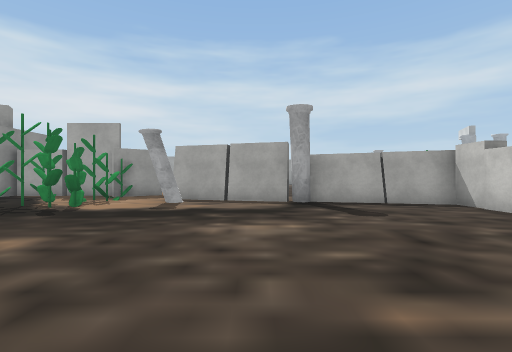
view 1 (above)

24 first-person views from a walk through a Unity game level. The camera is 1.3 m above the floor, looks level and sees 85° across. The floor is counted in squares, 2 m on a side. Each view is taken from the middle of a square. On the plan, view 1 faces up. The plan holds only what a view shows up to about 9 squares ahead; the rest is blank. The place goes on beyond the plan. The player is left out. Some surface patterns are stand-ins.

view 2
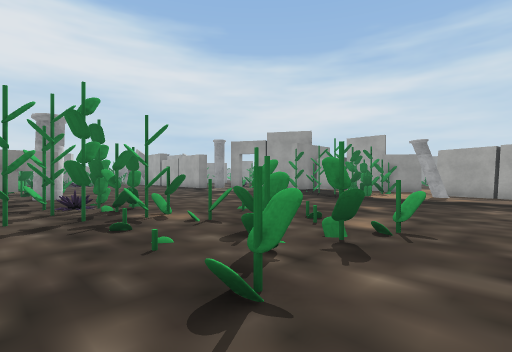

view 3
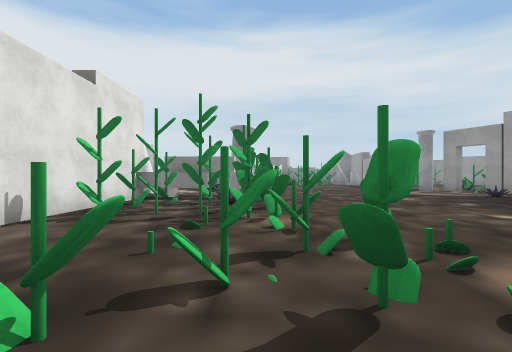

view 4
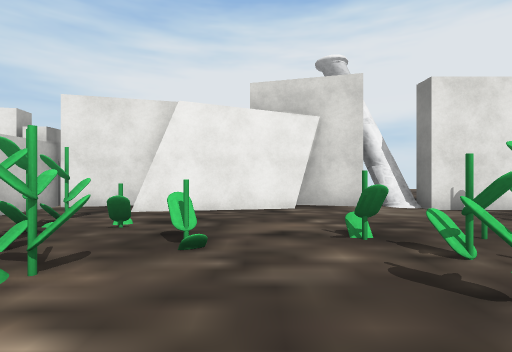

view 5
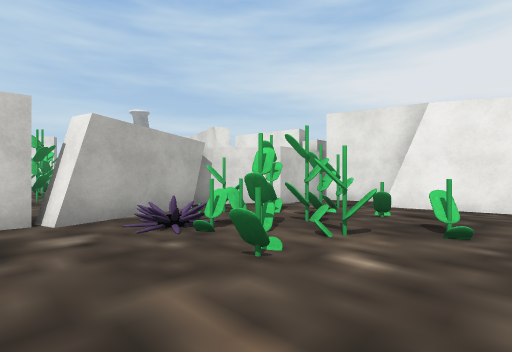

view 6
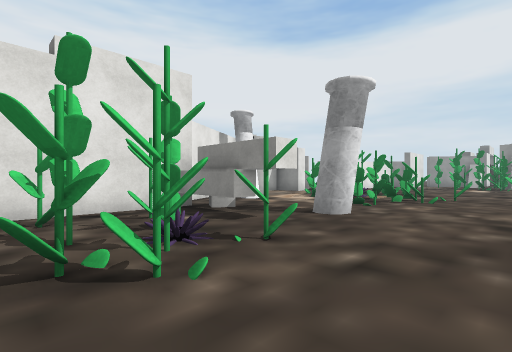

view 7
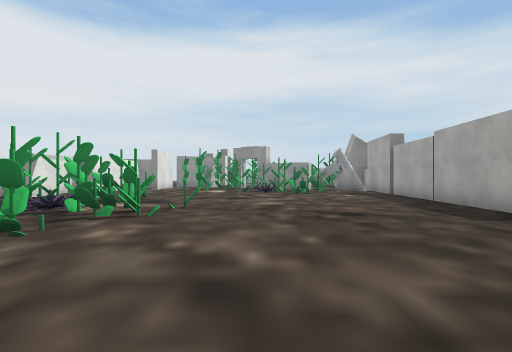

view 8
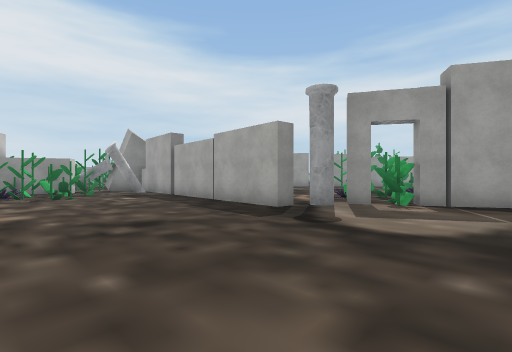

view 9
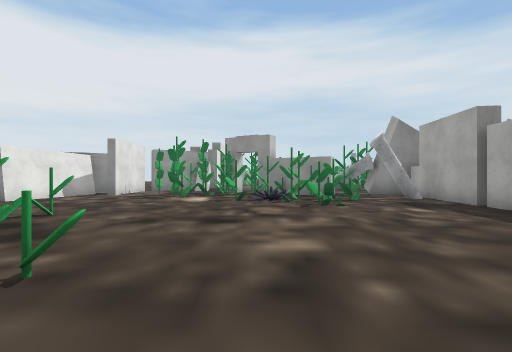

view 10
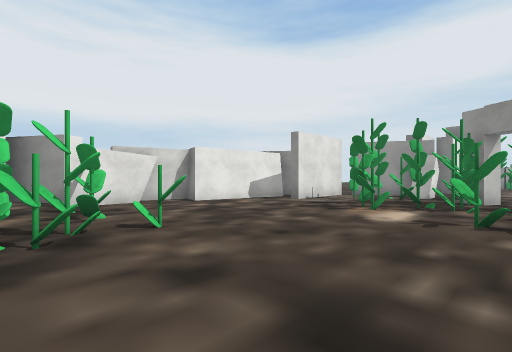

view 11
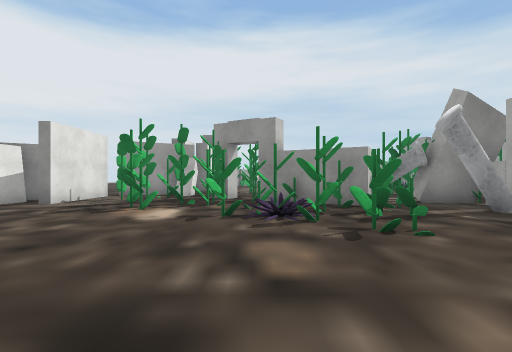

view 12
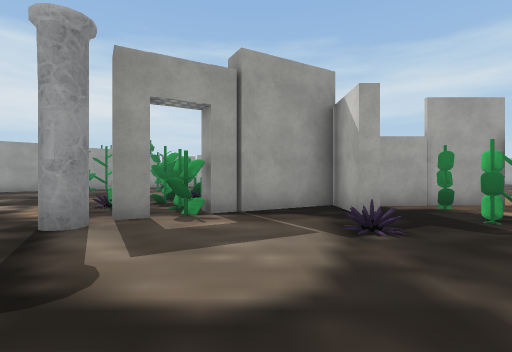

view 13
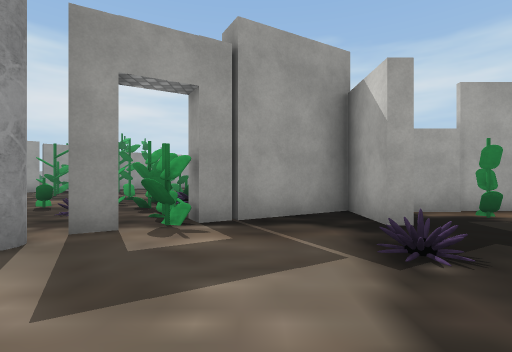

view 14
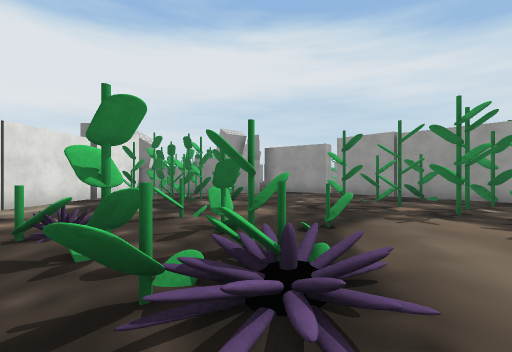

view 15
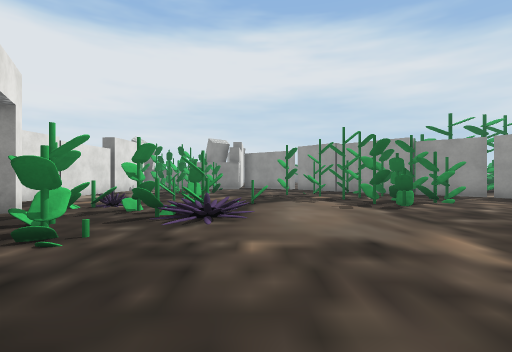

view 16
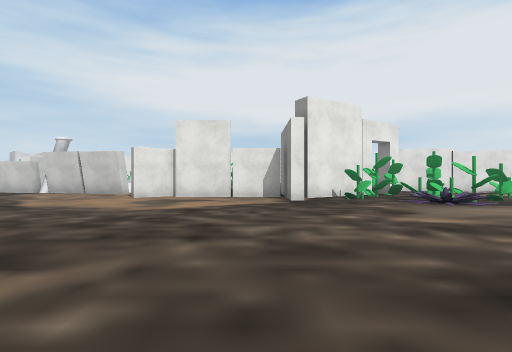

view 17
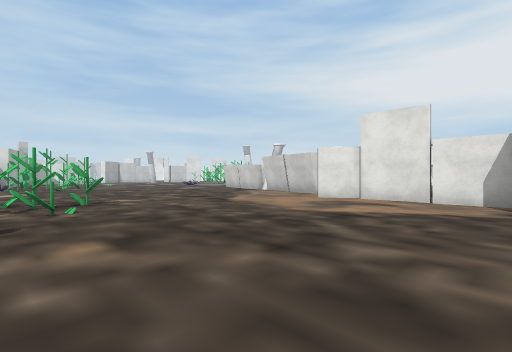

view 18
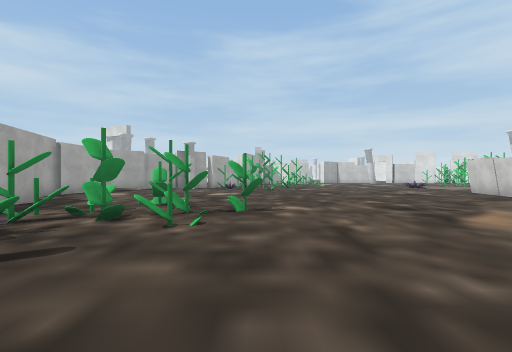

view 19
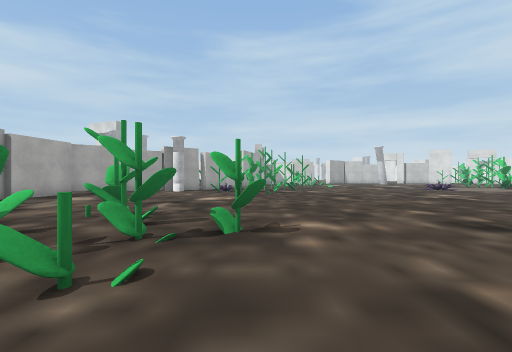

view 20
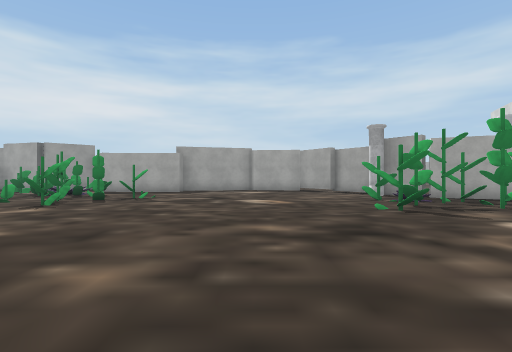

view 21
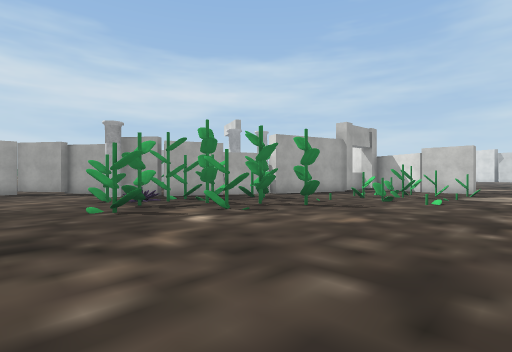

view 22
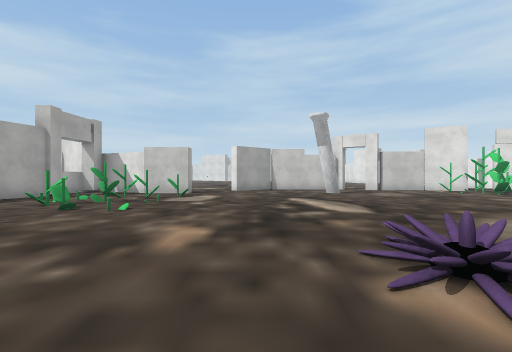

view 23
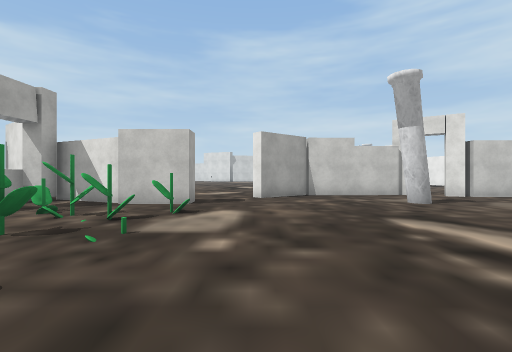

view 24
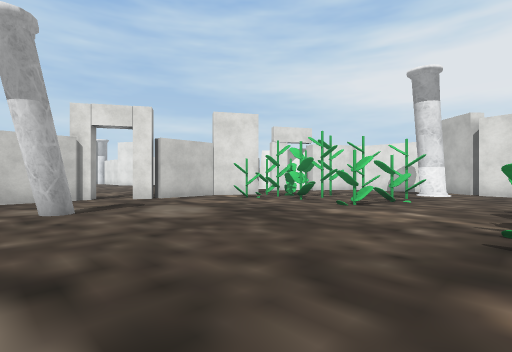

### Floor plan
Points are (right, up) in squares from view 1. A wall is a line through its corners. A room is listed if a view was taken in it or the views show most of it. See-through windows are left out.
Room 1 (views 1, 2, 3, 4, 5, 6, 7, 8, 9, 10, 11, 12, 13)
walls: (-8.6, -1.6) (-7.9, -1.6) (-7.9, -4.4); (-8.4, -2.4) (-7.9, -2.4); (-8.4, -4.4) (-3.4, -4.4); (-12.8, 6) (-12.8, 5.5) (-18, 5.9); (-7.9, 7.7) (-8.3, 7.7) (-8.3, 9.2) (-10.2, 8.1); (-3.1, -4.9) (-2.7, -5.1); (-3, -4.8) (-2.6, -5.3); (-2.4, -4.9) (-0.9, -5.3); (-4.5, 9.1) (-7.4, 9.1); (-1.1, -4.7) (2.3, -4.1); (-18.2, 5.9) (-21.1, 6.1); (-16.5, -6.7) (-15.5, -8.5); (0.5, 7.2) (-2.3, 7.9); (0.5, 7.4) (-2.4, 8.1); (-18.2, -5.9) (-16.5, -5.9) (-16.5, -6.4); (-19.6, -5.7) (-18, -6); (-21.4, 2.9) (-21.6, 2.4); (4.6, 4.8) (4.5, 6.4) (1.4, 7.2); (5, -1.4) (4.3, 1.2) (4.8, 1.3); (4.8, -2.7) (5.5, -1.5); (-22.1, -4.8) (-19.2, -5.4) (-19.3, -6.1); (4.1, -4.8) (4.2, -3); (-22.2, -5.1) (-20.5, -5.5); (-24, -3.7) (-21.4, -3.7)
low walls: (-8.8, -3.5) (-8.4, -3.7)
ways out: opening at (-11.7, 8) to room 2; opening at (-3.5, 8.5) to room 2
objects: other object (-24, -1); other object (-24, 0); other object (-23, -3); other object (-23, -2); other object (-23, -1) to (-22, -1); other object (-23, 0); other object (-22, -2); other object (-22, 0); other object (-22, 1); other object (-22, 2); other object (-21, -2); other object (-21, -1); other object (-21, 0); other object (-21, 1); other object (-21, 3); other object (-21, 4); other object (-20, 1); other object (-20, 2); other object (-20, 3); other object (-20, 5); other object (-19, 2); other object (-19, 3); other object (-17, -2); other object (-16, -5); other object (-16, -3); other object (-15, -5); other object (-15, -3); other object (-15, -2); other object (-14, -4); other object (-14, -3); other object (-14, -2); other object (-14, 0); other object (-13, -4); other object (-13, -3); other object (-13, -2); other object (-13, -1); other object (-12, -3); other object (-12, -2); other object (-12, -1); other object (-12, 6) to (-12, 7); other object (-11, -6) to (-11, -5); other object (-11, -2); other object (-11, 8); other object (-11, 9); other object (-10, -2); other object (-9, 6); other object (-7, -3); other object (-7, -2); other object (-7, -1); other object (-7, 7) to (-6, 7); other object (-7, 8) to (-6, 8); other object (-6, -3); other object (-6, -2); other object (-6, -1); other object (-6, 6); other object (-5, -3); other object (-5, -2) to (-4, -2); other object (-5, -1); other object (-5, 6); other object (-5, 7); other object (-5, 8); other object (-4, -3); other object (-4, -1); other object (-4, 6); other object (-4, 7); other object (-4, 9); other object (-3, 0); other object (-2, -1); other object (-2, 0) to (-1, 0); other object (-2, 7); other object (-1, -2); other object (-1, -1); other object (-1, 1); other object (1, -2); other object (1, -1); other object (1, 7); other object (2, -2); other object (2, -1); other object (2, 0); other object (2, 1); other object (3, -3); other object (3, -2); other object (3, -1); other object (3, 0); other object (4, -1)
Room 2 (views 14, 15, 16, 17, 18, 19, 20, 21, 22, 23, 24)
walls: (2.3, 7.3) (3, 7.1); (9.2, 17.6) (8.9, 18); (11, 16.6) (9.2, 17.4); (-8.4, 10.6) (-7.9, 10.6) (-7.9, 9.4) (-4.5, 9.4); (-10, 8.9) (-8.5, 9.8); (15.9, 14.7) (14.7, 15.1); (17.7, 12.3) (18.7, 14.3) (18, 14.4); (17.6, 4.8) (17.3, 5.2); (18.2, 10.6) (17.5, 10.6) (17.5, 12.2); (18, 14.9) (17.6, 15); (20, 7.9) (19.3, 8.8) (19.6, 9.1); (12.5, -5.4) (13.2, -5.5); (19.6, 2.2) (20.1, 2.2); (20.5, 4.1) (20.5, 5.7); (19.7, 0.9) (19.7, 2.5) (20, 3); (20.9, 3.6) (20.5, 3.8) (20.7, 4.2); (-17.9, 6.4) (-14.1, 6.1); (-16.6, 17.1) (-19, 15.1)
low walls: (-19, 6.5) (-18.1, 6.4)
ways out: opening at (-11.7, 8) to room 1; opening at (-3.5, 8.5) to room 1; opening at (19, 10); opening at (20, 3)
objects: other object (-19, 8); other object (-19, 9); other object (-19, 10); other object (-18, 8); other object (-18, 9); other object (-18, 10); other object (-18, 15) to (-17, 16); other object (-17, 8); other object (-17, 13); other object (-17, 14); other object (-16, 14); other object (-16, 15); other object (-16, 16); other object (-15, 14); other object (-15, 16); other object (-15, 17); other object (-14, 10); other object (-14, 12); other object (-14, 15); other object (-14, 16); other object (-13, 9); other object (-13, 11); other object (-13, 15); other object (-12, 10); other object (-12, 11); other object (-11, 10); other object (-10, 10); other object (-4, 17); other object (-2, 16); other object (-2, 17); other object (-2, 18); other object (-1, 15); other object (-1, 16) to (-1, 17); other object (-1, 18); other object (0, 17); other object (7, 14); other object (7, 15); other object (7, 17); other object (8, 16); other object (8, 18); other object (9, 1); other object (9, 6) to (9, 7); other object (9, 13); other object (9, 14); other object (9, 16); other object (10, 0) to (10, 1); other object (10, 13); other object (10, 14) to (11, 14); other object (10, 15); other object (11, 0); other object (11, 15); other object (12, 2); other object (13, 12); other object (13, 13); other object (14, 12); other object (15, -3); other object (15, -2) to (16, -2); other object (15, -1); other object (15, 0); other object (15, 11); other object (16, -1) to (17, -1); other object (16, 0) to (17, 0); other object (16, 11); other object (16, 12); other object (16, 13); other object (18, -1); other object (18, 0)

Where each view was taken, in squares from view 1:
view 1: 0 up, 0 right, facing up
view 2: 3 down, 0 right, facing up-left
view 3: 1 down, 0 right, facing left
view 4: 1 up, 0 right, facing down
view 5: 2 up, 0 right, facing down-right
view 6: 1 up, 5 left, facing down-left
view 7: 1 up, 8 left, facing left
view 8: 1 up, 9 left, facing up-left
view 9: 1 up, 12 left, facing left
view 10: 1 up, 15 left, facing down-left
view 11: 1 up, 15 left, facing left
view 12: 3 up, 10 left, facing up
view 13: 4 up, 10 left, facing up
view 14: 11 up, 10 left, facing left
view 15: 12 up, 7 left, facing left
view 16: 18 up, 7 left, facing down
view 17: 17 up, 8 left, facing down-right
view 18: 15 up, 6 left, facing right
view 19: 15 up, 4 left, facing right
view 20: 9 up, 4 right, facing up
view 21: 9 up, 5 right, facing up-right
view 22: 8 up, 7 right, facing right
view 23: 9 up, 11 right, facing right
view 24: 6 up, 12 right, facing down-right
